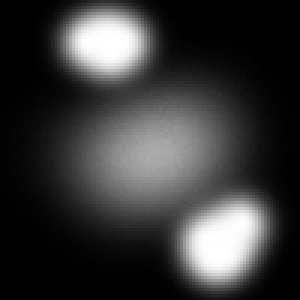
#> input picture 1.tif, 100 x 100 px (shown 3 times larger)
$ python subBackground.py
#> lines starting #> are read from the running program, lines starting #| are printed output that depends on the picture
#> further down, raw_image is the input picture: shape (100, 100); min 0, max 255, mean 55.2
### opsOfSub.py
__author__ = 'Su Lei'

import cv2 as cv
import numpy as np
import math


def createRollingBall(r):
#> called with r = 50
    if r <= 10:
        shrinkFactor = 1
        arcTrimPer = 24
    elif r <= 30:
        shrinkFactor = 2
        arcTrimPer = 24
    elif r <= 100:
        shrinkFactor = 4
        arcTrimPer = 32
    else:
        shrinkFactor = 8
        arcTrimPer = 40
    smallballradius = r / shrinkFactor
    if smallballradius < 1:
        smallballradius = 1
    rsquare = smallballradius * smallballradius
    xtrim = arcTrimPer * smallballradius / 100
    halfWidth = smallballradius - xtrim
    width = halfWidth * 2 + 1
    data = np.zeros((width, width))
    for i in xrange(width):
        for j in xrange(width):
            xval = j - halfWidth
            yval = i - halfWidth
            temp = rsquare - xval * xval - yval * yval
            temp = np.float32(temp)
            if temp > 0:
                data[i, j] = math.sqrt(temp)
            else:
                data[i, j] = 0
    return data, shrinkFactor


def filter3(inImage, s, n, t):
    i = 0
    if s == 'row':
        y_ini = n
        x_ini = 0
        l = inImage.shape[1]
    else:
        y_ini = 0
        x_ini = n
        l = inImage.shape[0]
    v3 = inImage[y_ini, x_ini]
    v2 = v3
    while i < l:
        print s, n, y_ini, x_ini, i
        v1 = v2
        v2 = v3
        if i < l - 1:
            if s == 'row':
                v3 = inImage[y_ini, x_ini + 1]
            else:
                v3 = inImage[y_ini + 1, x_ini]
        if t == 'MAXIMUM':
            if v1 > v3:
                max1 = v1
            else:
                max1 = v3
            if v2 > max1:
                max1 = v2
            inImage[y_ini, x_ini] = max1
        else:
            inImage[y_ini, x_ini] = (v1 + v2 + v3) * 1 / 3
        if s == 'row':
            x_ini += 1
        else:
            y_ini += 1
        i += 1


def filter3x3(inImage, type1):
#> called with type1 = 'mean'
    height, width = inImage.shape
#> height = 100; width = 100
    for y in xrange(height):
        filter3(inImage, 'row', y, type1)
#> this loop made 100 passes
    for x in xrange(width):
        filter3(inImage, 'column', x, type1)


def getMinMax(inImage):
    min1 = 256
    max1 = -1
    y, x = inImage.shape
    for i in xrange(y):
        for j in xrange(x):
            if inImage[i, j] > max1:
                max1 = inImage[i, j]
            elif inImage[i, j] < min1:
                min1 = inImage[i, j]
    return min1, max1


def shrinkImage(inImage, f):
#> called with f = 4
    height, width = inImage.shape
    sWidth = (width + f - 1) / f
    sHeight = (height + f - 1) / f
    smallImage = np.zeros((sHeight, sWidth))
    for ySmall in xrange(sHeight):
        for xSmall in xrange(sWidth):
            min1 = 256
            j = 0
            y = f * ySmall
            while j < f and y < height:
                k = 0
                x = f * xSmall
                while k < f and x < width:
                    thispixel = inImage[y, x]
                    if thispixel < min1:
                        min1 = thispixel
                    k += 1
                    x += 1
                j += 1
                y += 1
            smallImage[ySmall, xSmall] = min1
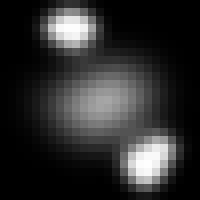
#> smallImage: shape (25, 25) float64 (shown 8 times larger); min 0, max 254.1, mean 45.1
    return smallImage


def rollBall(b, inImage):
    height, width = inImage.shape
    ballWidth = b.shape[0]
    radius = ballWidth / 2
    cache = np.zeros((ballWidth, width))
    y = -radius
    while y < height + radius:
        nextLineToWriteInCache = (y + radius) % ballWidth
        nextLineToRead = y + radius
        if nextLineToRead < height:
            cache[nextLineToWriteInCache, :] = inImage[nextLineToRead, :]
            x = 0
            p = nextLineToRead
            while x < width:
                inImage[p, x] = -100000
                x += 1
        y0 = y - radius
        if y0 < 0:
            y0 = 0
        yBall0 = y0 - y + radius
        yEnd = y + radius
        if yEnd > height - 1:
            yEnd = height - 1
        x = -radius
        while x < width + radius:
            z = 256
            x0 = x - radius
            if x0 < 0:
                x0 = 0
            xBall0 = x0 - x + radius
            xEnd = x + radius
            if xEnd > width - 1:
                xEnd = width - 1
            yp = y0
            yBall = yBall0
            while yp <= yEnd:
                cachePointer = yp % ballWidth
                xp = x0
                bp = xBall0
                while xp <= xEnd:
                    zReduced = cache[cachePointer, xp] - b[yBall, bp]
                    if z > zReduced:
                        z = zReduced
                    xp += 1
                    bp += 1
                yp += 1
                yBall += 1
            yp = y0
            yBall = yBall0
            while yp < yEnd:
                xp = x0
                bp = xBall0
                while xp <= xEnd:
                    zMin = z + b[yBall, bp]
                    if inImage[yp, xp] < zMin:
                        inImage[yp, xp] = zMin
                    xp += 1
                    bp += 1
                yp += 1
                yBall += 1
            x += 1
        y += 1
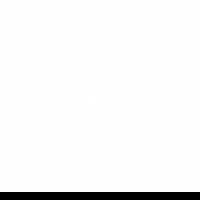
#> inImage: shape (25, 25) float64 (shown 8 times larger); min -100000, max 6.47, mean -3997.5; drawn with min black and max white


def makeInterpolationArrays(indices, w, l, sl, f):
#> called with indices = array of shape (100,), w = array of shape (100,), l = 100, sl = 25, f = 4
    for i in xrange(l):
        smallIndex = ((i - (f / 2)) / f)
        if smallIndex >= sl - 1:
            smallIndex = sl - 2
        indices[i] = smallIndex
        distance = (i + 0.5) / f - (smallIndex - 1 + 0.5)
        w[i] = 1.0 - distance


def enlargeImage(inImage, h, w, f):
    height, width = h, w
    smallHeight, smallWidth = inImage.shape
    outImage = np.zeros((height, width))
    xSmallIndices = np.zeros(width)
    xWeights = np.zeros(width)
    makeInterpolationArrays(xSmallIndices, xWeights, width, smallWidth, f)
    ySmallIndices = np.zeros(height)
    yWeights = np.zeros(height)
    makeInterpolationArrays(ySmallIndices, yWeights, height, smallHeight, f)
    line0 = np.zeros(width)
    line1 = np.zeros(width)
    for x in xrange(width):
        line1[x] = inImage[1, xSmallIndices[x]] * xWeights[x] + \
                   inImage[1, xSmallIndices[x] + 1] * (1 - xWeights[x])
    ySmallLine0 = 0
    for y in xrange(height):
        if ySmallLine0 < ySmallIndices[y]:
            swap = line0
            line0 = line1
            line1 = swap
            ySmallLine0 += 1
            sYPointer = ySmallIndices[y] + 1
            for x in xrange(width):
                line1[x] = inImage[sYPointer, xSmallIndices[x]] * \
                           xWeights[x] + inImage[sYPointer, xSmallIndices[x] + 1] * \
                                         (1 - xWeights[x])
        weight = yWeights[y]
        for x in xrange(width):
            outImage[y, x] = line0[x] * weight + line1[x] * (1 - weight)
    return outImage

### subBackground.py
__author__ = 'Su Lei'

import cv2 as cv
import numpy as np
import math
import opsOfSub as op
from copy import deepcopy


def subBackground(inImage):
    raw_image = inImage
    raw_image = np.float32(raw_image)

    height, width = raw_image.shape
    radius = 50
    ball, shrinkFactor = op.createRollingBall(radius)
    shrink = shrinkFactor > 1

    op.filter3x3(raw_image, 'mean')
    smoothed_image = deepcopy(raw_image)
    minmax = op.getMinMax(smoothed_image)

    if shrink:
        smallImage = op.shrinkImage(smoothed_image, shrinkFactor)
    else:
        smallImage = smoothed_image

    op.rollBall(ball, smallImage)
    outImage = op.enlargeImage(smallImage, height, width, shrinkFactor)
    outImage = np.uint8(outImage)
    raw_image = np.uint8(raw_image)
    outImage = raw_image - outImage
    return outImage


if __name__ == '__main__':
    raw_image = cv.imread('1.tif', cv.CV_LOAD_IMAGE_UNCHANGED)
    raw_image = np.float32(raw_image)

    height, width = raw_image.shape
    radius = 50
    ball, shrinkFactor = op.createRollingBall(radius)
    shrink = shrinkFactor > 1

    op.filter3x3(raw_image, 'mean')
    smoothed_image = deepcopy(raw_image)
    minmax = op.getMinMax(smoothed_image)

    if shrink:
        smallImage = op.shrinkImage(smoothed_image, shrinkFactor)
    else:
        smallImage = smoothed_image

    op.rollBall(ball, smallImage)
#> (the run stopped early here; a loop or call above may not have finished)
